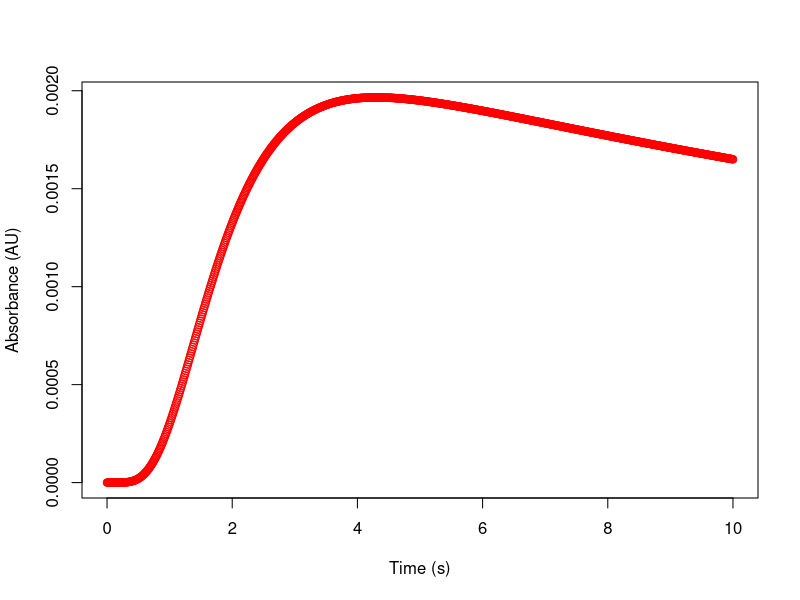

This figure's R source:
#load file
data = read.csv(text="0
0
2e-15
1.2248912252310902e-13
1.4138465006149384e-12
8.239764478203844e-12
3.273652147638043e-11
1.0155717175800564e-10
2.6485158485625524e-10
6.072652890021679e-10
1.2606286810941713e-9
2.417942489159535e-9
4.348234823646415e-9
7.411861070344493e-9
1.2075833221663968e-8
1.8928794337171316e-8
2.8695292129919413e-8
4.224904960188477e-8
6.062497739613253e-8
8.502971994101372e-8
1.1685057391177644e-7
1.576626618414249e-7
2.092342850417207e-7
2.7353041779595926e-7
3.5271433873140474e-7
4.491474252212901e-7
5.653871625906647e-7
7.041834418969707e-7
8.684732382910532e-7
0.0000010613737766575088
0.0000012861743026412326
0.0000015463265855681494
0.0000018454342854515862
0.0000021872413195325716
0.0000025756193649188926
0.000003014554633140289
0.0000035081340500887127
0.000004060530971109815
0.000004675990556184027
0.0000053588149243931586
0.000006113348200403182
0.000006943961558678485
0.000007855038363732059
0.000008850959497046633
0.00000993608895349395
0.000011114759782237697
0.000012391260439319711
0.000013769821611475797
0.000015254603563270157
0.000016849684052429447
0.00001855904685134101
0.000020386570906088572
0.000022336020158157987
0.000024411034048073843
0.0000266151187147364
0.00002895163889912455
0.00003142381055631539
0.00003403469417544251
0.00003678718880326719
0.000039684026763461674
0.000042727769060488435
0.00004592080145409385
0.0000492653311879015
0.00005276338435337644
0.00005641680386851875
0.00006022724804901675
0.00006419618974822965
0.00006832491604125865
0.00007261452842748705
0.00007706594352530729
0.00008167989423228795
0.00008645693132375107
0.00009139742546261412
0.00009650156959338425
0.00010176938169336347
0.0001072007078544144
0.000112795225669038
0.00011855244789501041
0.0001244717263734075
0.0001305522561754987
0.00013679307995470902
0.00014319309248061562
0.00014975104533275935
0.00015646555173289993
0.00016333509149521786
0.00017035801607486457
0.0001775325536961724
0.0001848568145427543
0.00019232879599264763
0.0001999463878825745
0.0002077073777863076
0.00021560945629303378
0.0002236502222724999
0.00023182718811460068
0.00024013778493192438
0.00024857936771460764
0.0002571492204276638
0.00026584456104173715
0.0002746625464889958
0.0002836002775366141
0.00029265480357100167
0.00030182312728661316
0.0003111022092738283
0.000320488972501008
0.00032998030668642794
0.00033957307255635423
0.00034926410598605864
0.00035905022202108004
0.00036892821877651294
0.00037889488121255937
0.0003889469847849996
0.00039908129896963846
0.0004092945906601512
0.0004195836274391047
0.0004299451807222488
0.00044037602877647293
0.00045087295961210186
0.0004614327737504561
0.0004720522868678407
0.00048272833231733915
0.0004934577635299853
0.0005042374562970608
0.0005150643109354336
0.0005259352543379849
0.0005368472419113132
0.000547797259403007
0.000558782324620883
0.0005697994890466695
0.0005808458393466946
0.0005919184987821895
0.0006030146285218831
0.0006141314288595919
0.0006252661403395496
0.0006364160447922382
0.0006475784662834979
0.0006587507719797041
0.0006699303729317869
0.0006811147247808795
0.0006923013283883508
0.0007034877303929687
0.0007146715236979182
0.0007258503478903594
0.000737021889596192
0.0007481838827726417
0.0007593341089412582
0.0007704703973638612
0.0007815906251639267
0.0007926927173958671
0.0008037746470645925
0.0008148344350977058
0.0008258701502726163
0.0008368799091008144
0.0008478618756714804
0.0008588142614565622
0.0008697353250793794
0.0008806233720487675
0.0008914767544607172
0.0009022938706693957
0.0009130731649293922
0.0009238131270109628
0.0009345122917899965
0.000945169238814365
0.0009557825918482657
0.0009663510183961066
0.000976873229207431
0.000987347977764324
0.0009977740597526845
0.0010081503125187051
0.0010184756145118355
0.0010287488847154666
0.0010389690820665194
0.001049135204865061
0.001059246290175054
0.0010693014132172572
0.0010792996867552858
0.001089240260475777
0.0010991223203635641
0.0011089450880727278
0.0011187078202943472
0.0011284098081217335
0.0011380503764138916
0.001147628883157919
0.0011571447188310148
0.001166597305762731
0.0011759860974980736
0.001185310578162023
0.0011945702618260078
0.0012037646918768472
0.0012128934403886293
0.0012219561074979898
0.0012309523207831986
0.0012398817346474563
0.0012487440297067759
0.0012575389121827864
0.0012662661133007829
0.0012749253886933337
0.0012835165178096998
0.0012920393033313516
0.001300493570593796
0.0013088791670149463
0.0013171959615302297
0.0013254438440346169
0.001333622724831734
0.001341732534090218
0.001349773221307432
0.0013577447547806832
0.0013656471210860245
0.001373480324564757
0.0013812443868176918
0.0013889393462072545
0.0013965652573674843
0.0014041221907219693
0.0014116102320097636
0.0014190294818192998
0.0014263800551303294
0.001433662080863882
0.0014408757014402569
0.0014480210723450359
0.0014550983617030943
0.001462107749860605
0.0014690494289749858
0.0014759236026127777
0.0014827304853553963
0.0014894703024127172
0.001496143289244455
0.001502749691189258
0.0015092897631014842
0.001515763768995576
0.0015221719816979782
0.001528514682506522
0.0015347921608572042
0.0015410047139982842
0.0015471526466716186
0.0015532362708011523
0.0015592559051884815
0.001565211875215401
0.0015711045125533516
0.0015769341548796726
0.0015827011456005713
0.001588405833580718
0.0015940485728793692
0.001599629722492928
0.0016051496461038453
0.0016106087118357626
0.0016160072920148023
0.0016213457629369156
0.0016266245046411708
0.001631843900688909
0.0016370043379486485
0.0016421062063866573
0.0016471498988630776
0.0016521358109335272
0.0016570643406560606
0.0016619358884034019
0.001666750856680357
0.0016715096499462997
0.0016762126744426457
0.0016808603380252102
0.001685453050001366
0.0016899912209718997
0.0016944752626774787
0.0016989055878496343
0.0017032826100661714
0.0017076067436109174
0.001711878403337712
0.0017160980045385669
0.001720265962815885
0.001724382693958679
0.0017284486138226783
0.0017324641382142655
0.0017364296827781362
0.0017403456628886183
0.0017442124935445604
0.0017480305892677126
0.0017518003640045207
0.0017555222310312567
0.00175919660286241
0.001762823891162262
0.001766404506659575
0.0017699388590653152
0.0017734273569933467
0.0017768704078840194
0.001780268417930585
0.0017836217920083723
0.0017869309336066553
0.001790196244763145
0.0017934181260010488
0.0017965969762686214
0.0017997331928811574
0.0018028271714653557
0.0018058793059060002
0.0018088899882948964
0.0018118596088820044
0.0018147885560287167
0.0018176772161632166
0.0018205259737378737
0.0018233352111886104
0.0018261053088961996
0.0018288366451494334
0.0018315295961101117
0.001834184535779814
0.0018368018359683851
0.0018393818662641094
0.0018419249940055098
0.0018444315842547363
0.0018469019997724978
0.0018493366009944888
0.0018517357460092754
0.0018540997905375938
0.001856429087913023
0.0018587239890639892
0.0018609848424970706
0.0018632119942815506
0.0018654057880351977
0.0018675665649112224
0.001869694663586388
0.0018717904202502265
0.0018738541685953374
0.0018758862398087321
0.001877886962564189
0.0018798566630155895
0.0018817956647912072
0.0018837042889889137
0.001885582854172275
0.0018874316763675136
0.0018892510690612975
0.0018910413431993396
0.0018928028071857781
0.0018945357668833022
0.0018962405256140143
0.0018979173841609887
0.0018995666407705136
0.001901188591154982
0.0019027835284964197
0.0019043517434506202
0.0019058935241518672
0.0019074091562182231
0.001908898922757363
0.0019103631043729324
0.0019118019791714129
0.00191321582276947
0.0019146049083017698
0.0019159695064292473
0.001917309885347799
0.0019186263107973996
0.001919919046071602
0.0019211883520274325
0.0019224344870956386
0.0019236577072912944
0.001924858266224733
0.0019260364151128051
0.0019271924027904376
0.0019283264757224837
0.0019294388780158533
0.001930529851431906
0.0019315996353990964
0.001932648467025857
0.0019336765811137106
0.0019346842101705987
0.00193567158442441
0.0019366389318367064
0.0019375864781166286
0.0019385144467349762
0.0019394230589384462
0.0019403125337640267
0.001941183088053531
0.0019420349364682665
0.0019428682915038262
0.0019436833635049975
0.0019444803606807782
0.0019452594891194875
0.001946020952803976
0.0019467649536269102
0.00194749169140614
0.0019482013639001308
0.0019488941668234603
0.001949570293862367
0.0019502299366903504
0.0019508732849838125
0.0019515005264377344
0.0019521118467813836
0.0019527074297940475
0.001953287457320782
0.0019538521092881803
0.0019544015637201397
0.001954935996753643
0.0019554555826545327
0.0019559604938332808
0.001956450900860743
0.0019569269724839097
0.0019573888756416274
0.001957836775480297
0.001958270835369561
0.0019586912169179305
0.0019590980799884137
0.001959491582714077
0.001959871881513582
0.0019602391311066727
0.001960593484529615
0.0019609350931505884
0.0019612641066850275
0.0019615806732108955
0.001961884939183918
0.001962177049452738
0.0019624571472740215
0.0019627253743274907
0.0019629818707308897
0.0019632267750548838
0.0019634602243378814
0.0019636823541007934
0.001963893298361704
0.001964093189650472
0.001964282159023253
0.001964460336076938
0.001964627848963516
0.001964784824404343
0.0019649313877043426
0.0019650676627661033
0.001965193772103901
0.001965309836857627
0.0019654159768066346
0.001965512310383483
0.0019655989546876
0.001965676025498856
0.0019657436372910297
0.0019658019032451966
0.0019658509352630184
0.0019658908439799277
0.001965921738778235
0.001965943727800123
0.001965956917960558
0.0019659614149600928
0.0019659573232975835
0.0019659447462827976
0.001965923786048931
0.0019658945435650278
0.001965857118648296
0.0019658116099763308
0.0019657581150992294
0.0019656967304516226
0.001965627551364589
0.0019655506720774865
0.0019654661857496716
0.0019653741844721305
0.001965274759278999
0.001965168000158999
0.0019650539960667586
0.0019649328349340485
0.001964804603680913
0.001964669388226695
0.001964527273500983
0.0019643783434544373
0.001964222681069533
0.0019640603683712013
0.0019638914864373706
0.0019637161154094167
0.0019635343345025093
0.0019633462220158687
0.0019631518553429217
0.001962951310981365
0.001962744664543128
0.0019625319907642523
0.0019623133635146605
0.001962088855807846
0.0019618585398104597
0.0019616224868518116
0.0019613807674332667
0.001961133451237565
0.0019608806071380394
0.0019606223032077427
0.0019603586067284892
0.001960089584199802
0.0019598153013477733
0.0019595358231338316
0.0019592512137634258
0.001958961536694617
0.0019586668546465874
0.001958367229608054
0.001958062722845606
0.0019577533949119525
0.0019574393056540846
0.001957120514221346
0.00195679707907344
0.0019564690579883266
0.001956136508070061
0.0019557994857565307
0.001955458046827128
0.001955112246410324
0.001954762138991182
0.001954407778418774
0.0019540492179135247
0.001953686510074485
0.001953319706886508
0.001952948859727374
0.0019525740193748135
0.001952195236013474
0.0019518125592417979
0.0019514260380788353
0.0019510357209709755
0.00195064165579861
0.0019502438898827243
0.0019498424699914058
0.0019494374423462994
0.0019490288526289729
0.0019486167459872269
0.001948201167041326
0.0019477821598901648
0.0019473597681173656
0.0019469340347973059
0.0019465050025010817
0.0019460727133024044
0.001945637208783427
0.001945198530040512
0.001944756717689929
0.0019443118118734903
0.0019438638522641255
0.0019434128780713876
0.0019429589280469024
0.0019425020404897529
0.0019420422532518042
0.001941579603742969
0.0019411141289364074
0.0019406458653736772
0.0019401748491698156
0.0019397011160183705
0.0019392247011963688
0.0019387456395692322
0.0019382639655956318
0.001937779713332292
0.0019372929164387365
0.0019368036081819767
0.0019363118214411536
0.00193581758871212
0.0019353209421119689
0.0019348219133835157
0.0019343205338997226
0.0019338168346680741
0.0019333108463349016
0.001932802599189658
0.0019322921231691385
0.0019317794478616618
0.0019312646025111896
0.0019307476160214097
0.0019302285169597636
0.0019297073335614316
0.0019291840937332668
0.0019286588250576877
0.0019281315547965223
0.001927602309894807
0.0019270711169845417
0.0019265380023883998
0.0019260029921233956
0.0019254661119045104
0.0019249273871482667
0.0019243868429762742
0.001923844504218721
0.0019233003954178334
0.0019227545408312856
0.0019222069644355773
0.0019216576899293665
0.0019211067407367626
0.0019205541400105848
0.001919999910635575
0.0019194440752315792
0.0019188866561566853
0.0019183276755103274
0.001917767155136354
0.0019172051166260534
0.0019166415813211516
0.0019160765703167648
0.0019155101044643283
0.0019149422043744787
0.0019143728904199079
0.0019138021827381842
0.0019132301012345346
0.001912656665584599
0.001912081895237147
0.0019115058094167658
0.0019109284271265113
0.001910349767150534
0.001909769848056668
0.0019091886881989898
0.0019086063057203474
0.0019080227185548607
0.001907437944430388
0.0019068520008709634
0.0019062649051992098
0.0019056766745387177
0.0019050873258163953
0.0019044968757647948
0.0019039053409244057
0.0019033127376459245
0.0019027190820924912
0.00190212439024191
0.0019015286778888277
0.0019009319606469002
0.001900334253950925
0.0018997355730589489
0.0018991359330543512
0.0018985353488479037
0.001897933835179801
0.0018973314066216722
0.0018967280775785632
0.0018961238622908954
0.0018955187748364067
0.001894912829132062
0.0018943060389359431
0.0018936984178491178
0.0018930899793174827
0.0018924807366335868
0.0018918707029384322
0.00189125989122325
0.0018906483143312624
0.0018900359849594141
0.0018894229156600874
0.001888809118842801
0.001888194606775877
0.0018875793915880995
0.001886963485270345
0.0018863468996771964
0.00188572964652854
0.0018851117374111364
0.001884493183780177
0.0018838739969608241
0.0018832541881497239
0.0018826337684165132
0.0018820127487052952
0.0018813911398361052
0.0018807689525063584
0.0018801461972922779
0.0018795228846503048
0.001878899024918494
0.0018782746283178917
0.001877649704953894
0.001877024264817595
0.0018763983177871118
0.0018757718736288984
0.0018751449419990413
0.0018745175324445392
0.001873889654404569
0.001873261317211737
0.0018726325300933108
0.00187200330217244
0.001871373642469364
0.0018707435599025976
0.0018701130632901109
0.0018694821613504907
0.0018688508627040872
0.0018682191758741483
0.0018675871092879415
0.0018669546712778591
0.001866321870082513
0.0018656887138478134
0.001865055210628038
0.0018644213683868863
0.00186378719499852
0.0018631526982485918
0.0018625178858352655
0.001861882765370219
0.0018612473443796339
0.0018606116303051814
0.0018599756305049862
0.0018593393522545864
0.0018587028027478795
0.0018580659890980542
0.0018574289183385163
0.001856791597423797
0.0018561540332304603
0.0018555162325579846
0.0018548782021296504
0.0018542399485934034
0.0018536014785227159
0.0018529627984174356
0.0018523239147046208
0.0018516848337393722
0.0018510455618056469
0.0018504061051170724
0.0018497664698177386
0.001849126661982992
0.0018484866876202135
0.0018478465526695885
0.0018472062630048702
0.0018465658244341276
0.0018459252427004936
0.0018452845234828957
0.0018446436723967821
0.0018440026949948412
0.0018433615967677053
0.0018427203831446553
0.0018420790594943079
0.0018414376311253022
0.0018407961032869751
0.0018401544811700234
0.0018395127699071703
0.0018388709745738117
0.0018382291001886606
0.0018375871517143868
0.0018369451340582389
0.0018363030520726718
0.0018356609105559566
0.0018350187142527872
0.001834376467854882
0.0018337341760015734
0.0018330918432803934
0.0018324494742276536
0.0018318070733290143
0.00183116464502005
0.0018305221936868088
0.0018298797236663625
0.0018292372392473496
0.0018285947446705173
0.0018279522441292518
0.001827309741770105
0.0018266672416933115
0.0018260247479533072
0.0018253822645592308
0.0018247397954754313
0.0018240973446219584
0.001823454915875056
0.0018228125130676461
0.001822170139989804
0.001821527800389235
0.001820885497971739
0.0018202432364016747
0.0018196010193024146
0.0018189588502567943
0.0018183167328075624
0.001817674670457819
0.00181703266667145
0.001816390724873559
0.0018157488484508932
0.0018151070407522627
0.001814465305088955
0.0018138236447351505
0.0018131820629283216
0.0018125405628696388
0.0018118991477243664
0.001811257820622252
0.0018106165846579181
0.0018099754428912407
0.0018093343983477327
0.0018086934540189115
0.001808052612862675
0.0018074118778036634
0.0018067712517336229
0.0018061307375117604
0.0018054903379650972
0.00180485005588882
0.0018042098940466238
0.0018035698551710523
0.0018029299419638361
0.0018022901570962275
0.0018016505032093246
0.0018010109829144029
0.0018003715987932331
0.0017997323533984013
0.0017990932492536213
0.0017984542888540482
0.0017978154746665837
0.0017971768091301795
0.0017965382946561407
0.0017958999336284195
0.0017952617284039088
0.0017946236813127351
0.0017939857946585424
0.0017933480707187774
0.0017927105117449688
0.0017920731199630063
0.0017914358975734122
0.0017907988467516138
0.0017901619696482117
0.0017895252683892426
0.0017888887450764437
0.0017882524017875077
0.001787616240576345
0.0017869802634733285
0.001786344472485551
0.0017857088695970682
0.0017850734567691456
0.0017844382359404982
0.0017838032090275327
0.001783168377924578
0.0017825337445041272
0.0017818993106170614
0.0017812650780928809
0.0017806310487399315
0.0017799972243456284
0.001779363606676676
0.0017787301974792856
0.0017780969984793928
0.0017774640113828706
0.0017768312378757404
0.00177619867962438
0.0017755663382757326
0.0017749342154575088
0.0017743023127783873
0.0017736706318282182
0.0017730391741782182
0.001772407941381165
0.0017717769349715918
0.0017711461564659788
0.0017705156073629406
0.0017698852891434116
0.0017692552032708355
0.001768625351191343
0.0017679957343339342
0.001767366354110657
0.001766737211916785
0.0017661083091309899
0.001765479647115516
0.0017648512272163503
0.001764223050763392
0.0017635951190706186
0.0017629674334362507
0.0017623399951429194
0.0017617128054578225
0.0017610858656328882
0.0017604591769049317
0.0017598327404958116
0.0017592065576125851
0.0017585806294476616
0.0017579549571789513
0.001757329541970019
0.0017567043849702282
0.0017560794873148905
0.0017554548501254087
0.0017548304745094209
0.001754206361560941
0.001753582512360502
0.0017529589279752895
0.0017523356094592847
0.0017517125578533942
0.0017510897741855906
0.001750467259471039
0.0017498450147122324
0.0017492230408991212
0.0017486013390092374
0.0017479799100078293
0.00174735875484798
0.0017467378744707382
0.001746117269805234
0.001745496941768807
0.0017448768912671241
0.0017442571191942974
0.001743637626433005
0.0017430184138546056
0.0017423994823192537
0.0017417808326760146
0.001741162465762977
0.0017405443824073646
0.0017399265834256473
0.001739309069623649
0.0017386918417966568
0.0017380749007295283
0.001737458247196796
0.001736841881962773
0.0017362258057816592
0.001735610019397638
0.0017349945235449822
0.0017343793189481533
0.001733764406321901
0.0017331497863713613
0.0017325354597921517
0.0017319214272704712
0.0017313076894831924
0.001730694247097958
0.0017300811007732717
0.0017294682511585918
0.0017288556988944216
0.0017282434446124005
0.001727631488935394
0.0017270198324775788
0.0017264084758445352
0.0017257974196333288
0.0017251866644325995
0.0017245762108226452
0.001723966059375504
0.0017233562106550406
0.0017227466652170254
0.0017221374236092175
0.0017215284863714437
0.0017209198540356796
0.0017203115271261277
0.0017197035061592948
0.0017190957916440705
0.0017184883840818009
0.0017178812839663668
0.0017172744917842585
0.0017166680080146475
0.001716061833129461
0.001715455967593455
0.001714850411864286
0.0017142451663925797
0.0017136402316220033
0.0017130356079893356
0.0017124312959245342
0.0017118272958508039
0.0017112236081846647
0.0017106202333360184
0.0017100171717082135
0.0017094144236981129
0.001708811989696155
0.0017082098700864237
0.0017076080652467024
0.001707006575548546
0.0017064054013573395
0.0017058045430323558
0.0017052040009268234
0.0017046037753879807
0.001704003866757139
0.0017034042753697395
0.0017028050015554135
0.001702206045638038
0.0017016074079357951
0.0017010090887612265
0.0017004110884212918
0.0016998134072174218
0.0016992160454455752
0.0016986190033962919
0.001698022281354747
0.0016974258796008037
0.001696829798409067
0.001696234038048935
0.0016956385987846516
0.0016950434808753565
0.0016944486845751356
0.001693854210133073
0.0016932600577932986
0.0016926662277950391
0.0016920727203726636
0.0016914795357557359
0.001690886674169059
0.0016902941358327237
0.0016897019209621542
0.0016891100297681558
0.0016885184624569598
0.001687927219230268
0.0016873363002852997
0.001686745705814835
0.0016861554360072587
0.0016855654910466024
0.0016849758711125911
0.001684386576380683
0.0016837976070221132
0.0016832089632039344
0.0016826206450890593
0.0016820326528363015
0.0016814449866004156
0.0016808576465321375
0.0016802706327782252
0.0016796839454814969
0.001679097584780871
0.0016785115508114034
0.001677925843704328
0.001677340463587093
0.0016767554105833978
0.0016761706848132316
0.001675586286392911
0.001675002215435113
0.0016744184720489156
0.0016738350563398267
0.0016732519684098297
0.0016726692083574083
0.0016720867762775881
0.0016715046722619654
0.0016709228963987474
0.0016703414487727816
0.0016697603294655893
0.0016691795385554
0.0016685990761171837
0.0016680189422226834
0.0016674391369404468
0.001666859660335857
0.001666280512471168
0.0016657016934055302
0.0016651232031950254
0.001664545041892694
0.0016639672095485703
0.0016633897062097065
0.0016628125319202074
0.0016622356867212554
0.001661659170651144
0.0016610829837453015
0.0016605071260363245
0.001659931597554003
0.00165935639832535
0.0016587815283746284
0.0016582069877233779
0.0016576327763904437
0.0016570588943920022
0.001656485341741588
0.0016559121184501213
0.0016553392245259317
0.0016547666599747855
0.0016541944247999132
0.0016536225190020306
0.0016530509425793684
0.001652479695527693
0.0016519087778403359
0.0016513381895082132
0.001650767930519853
0.0016501980008614193")
times <- seq(from=0, to=10, by=0.01)

maximum <- max(data)

png(filename = "beers.png");
plot(times, data[,1], col=hsv(0, 1, 1), ylim=c(0, maximum), xlab="Time (s)", ylab="Absorbance (AU)")

dev.off()
